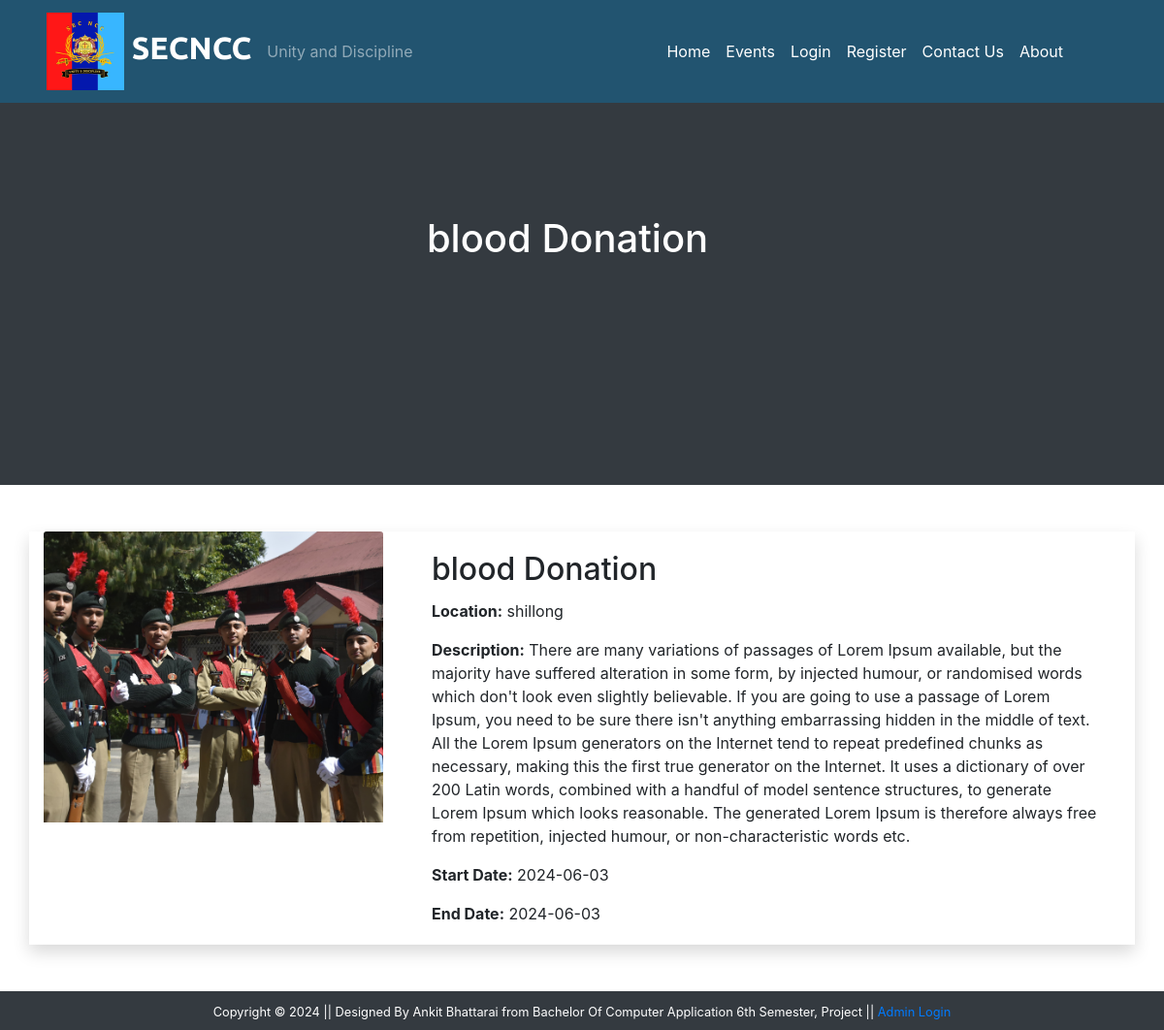
/event_detail.php?id=6, run on the app's committed database.
### tables this page shows
CREATE TABLE `event` (
  `id` int NOT NULL,
  `name` varchar(255) NOT NULL,
  `description` mediumtext NOT NULL,
  `location` varchar(255) NOT NULL,
  `start_date` date NOT NULL,
  `end_date` date NOT NULL,
  `image` varchar(255) NOT NULL,
  `created_at` timestamp NOT NULL DEFAULT CURRENT_TIMESTAMP,
  `updated_at` timestamp NOT NULL DEFAULT CURRENT_TIMESTAMP ON UPDATE CURRENT_TIMESTAMP
);

### event_detail.php (the view, shortened to what this page needs)
<?php
include('./partials/header.php');
$event_id = $_GET['id'];
?>
<div class="container-fluid bg-dark">
    <div class="row">
        <?php
        $sql = "SELECT * FROM event WHERE id = ?";
        $stmt = $conn->prepare($sql);
        $stmt->bind_param("i", $event_id);
        $stmt->execute();
        $result = $stmt->get_result();
        if ($result->num_rows == 1) {
            $row = $result->fetch_assoc();
            echo "
            <div class='row' style='height:500px; width:100%; object-fit:cover; box-shadow:10px; display: flex; align-items:center; justify-content: center'>
                <h1 style='color: white'>$row[name]</h1>
            </div>
          ";
        }
        ?>
    </div>
</div>
<div class="container mt-5 mb-5">
    <div class="row shadow">
        <div class="col-md-4">
            <img src="public/images/<?php echo $row['image'] ?>" class="card-img-top big" alt="<?php echo $row['name'] ?>" />
        </div>
        <div class="col-md-8">
            <div class="card-body">
                <h2 class="card-title"><?php echo $row['name'] ?></h2>
                <p class="card-text"> <b>Location:</b> <?php echo $row['location'] ?></p>
                <p class="card-text"> <b>Description:</b> <?php echo $row['description'] ?></p>
                <p class="card-text"> <b>Start Date:</b> <?php echo $row['start_date'] ?></p>
                <p class="card-text"> <b>End Date:</b> <?php echo $row['end_date'] ?></p>
            </div>
        </div>
    </div>
</div>
<?php
include('./partials/footer.php');
?>

### public/assets/css/style.css (style rules this page uses)
.card-img-top.big { display: block; width: 100%; height: 300px; object-fit: cover; }

### data on the page
event: name "blood Donation", image (picture), location "shillong", description "There are many variations of passages of Lorem Ipsum available, but the majority have suffered alteration in some form, by injected humour, or randomised words which don't look even slightly believable. If you are going to use a passage of Lorem Ipsum, you need to be sure there isn't anything embarrassing hidden in the middle of text. All the Lorem Ipsum generators on the Internet tend to repeat predefined chunks as necessary, making this the first true generator on the Internet. It uses a dictionary of over 200 Latin words, combined with a handful of model sentence structures, to generate Lorem Ipsum which looks reasonable. The generated Lorem Ipsum is therefore always free from…", start_date "2024-06-03", end_date "2024-06-03"
